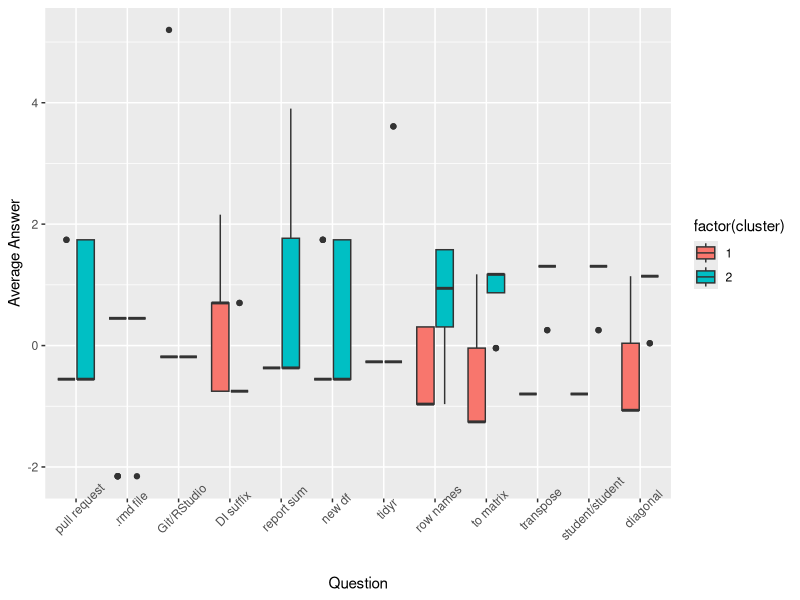
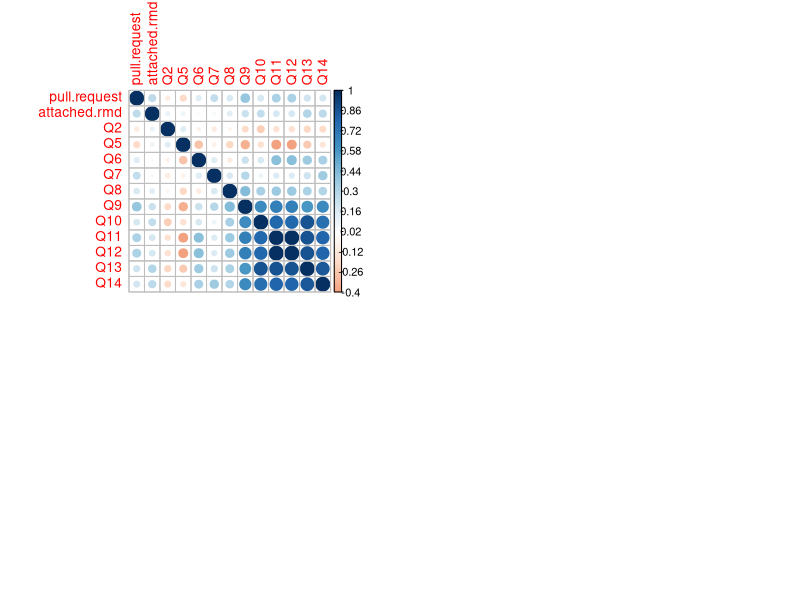

Here is the R script that generated these plots, in order:
## ---- chunk 1
knitr::opts_chunk$set(echo = TRUE)
## ---- chunk 2
library(dplyr)
library(tidyr)
library(ggplot2)
D1 <- read.csv("formative1-results-DI.csv", na.strings=c("","NA"),stringsAsFactors=FALSE)
#clean up missing entries
#D1$Q6[is.na(D1$Q6)] <- "Did not answer"
D1$attached.rmd[is.na(D1$attached.rmd)] <- "No"
D1$pull.request[is.na(D1$pull.request)] <- "No"
D1 <- D1[,c(3,5,6,1,2,4,7,8,9,10,11,12,13,14,15,16)]
D1 <- dplyr::select(D1, 4:16)
## ---- chunk 3
# Correlation
#change word responses to numerical characters
D1[D1=="Did not answer"]<-"3"
D1[D1=="No"]<-"2"
D1[D1=="Yes"]<-"1"
D1$Q6[is.na(D1$Q6)] <- "3"


#change characters to numbers
D1 <- as.matrix(sapply(D1, as.numeric))

# cor(D1)
# library(corrplot)
# M <- as.matrix(cor(D1))
# corrplot(M, is.corr = FALSE, method = "circle")
## ---- chunk 4
# Cluster
F2 = scale(D1)

# remove NAN, which all students share same answers, from the dataset
F3 = F2[,colSums(is.nan(F2)) != nrow(F2)]

# create "fit" that contains all the details of clustering
fit <- kmeans(F3, 2)

# attach clusters to the original dataframe
F4 <- data.frame(F3, fit$cluster)
names(F4) <- c("1","2","3","4","5","6","7","8","9","10","11","12","13","cluster")
# "1","2","3","4","5","6","7","8","9","10","11","12","13","14","15","16","17","18","19","20","21","22","23","24","25","26","27","28","29"
F5 <- tidyr::gather(F4, "question","answer",1:13)

F6 <- F5 %>% group_by(question, cluster)
#F6 <- summarise(F6, avg=mean(answer))

#F6$question <- as.numeric(F6$question)
F6$cluster <- as.factor(F6$cluster)

# ggplot(F6, aes(question, answer, fill = factor(cluster))) + geom_boxplot() + xlab("Question") + ylab("Average Answer") + scale_x_discrete(breaks=c("1","2","3","4","5","6","7","8","9","10","11","12"), limits=c("1","2","3","4","5","6","7","8","9","10","11","12"),labels=c("pull request",".rmd file","Git/RStudio","DI suffix","report sum","new df","tidyr","row names","to matrix","transpose","student/student", "diagonal")) + theme(axis.text.x = element_text(angle=45))
## ---- chunk 5
# Scale
# F2 = scale(D1)
# 
# # remove NAN, which all students share same answers, from the dataset
# F3 = F2[,colSums(is.nan(F2)) != nrow(F2)]
# 
# # create "fit" that contains all the details of clustering
# fit <- kmeans(F3, 2)
# 
# # attach clusters to the original dataframe
# F4 <- data.frame(D1, fit$cluster)
# names(F4) <- c("1","2","3","4","5","6","7","8","9","10","11","12","13","cluster")
# # "1","2","3","4","5","6","7","8","9","10","11","12","13","14","15","16","17","18","19","20","21","22","23","24","25","26","27","28","29"
# F5 <- tidyr::gather(F4, "question","answer",1:13)
# 
# F6 <- F5 %>% group_by(question, cluster)
# #F6 <- summarise(F6, avg=mean(answer))
# 
# #F6$question <- as.numeric(F6$question)
# F6$cluster <- as.factor(F6$cluster)
# 
# # ggplot(F6, aes(question, answer, fill = factor(cluster))) + geom_boxplot() + xlab("Question") + ylab("Average Answer") + scale_x_discrete(breaks=c("1","2","3","4","5","6","7","8","9","10","11","12"), limits=c("1","2","3","4","5","6","7","8","9","10","11","12"),
# #         labels=c("pull request",".rmd file","Git/RStudio","DI suffix","report sum","new df","tidyr","row names","to matrix","transpose","student/student", "diagonal")) + theme(axis.text.x = element_text(angle=45))
## ---- chunk 6
# noscale 
cor(D1)
library(corrplot)
M <- as.matrix(cor(D1))

par(mfrow=c(2,2))
ggplot(F6, aes(question, answer, fill = factor(cluster))) + geom_boxplot() + xlab("Question") + ylab("Average Answer") + scale_x_discrete(breaks=c("1","2","3","4","5","6","7","8","9","10","11","12"), limits=c("1","2","3","4","5","6","7","8","9","10","11","12"),
       labels=c("pull request",".rmd file","Git/RStudio","DI suffix","report sum","new df","tidyr","row names","to matrix","transpose","student/student", "diagonal")) + theme(axis.text.x = element_text(angle=45))
corrplot(M, is.corr = FALSE, method = "circle")
# curve(tan(x),from=-pi,to=pi,main="Tangent")
# curve(sin(x)^2/cos(x),from=-pi,to=pi,main="Sin^2/Cosine")
